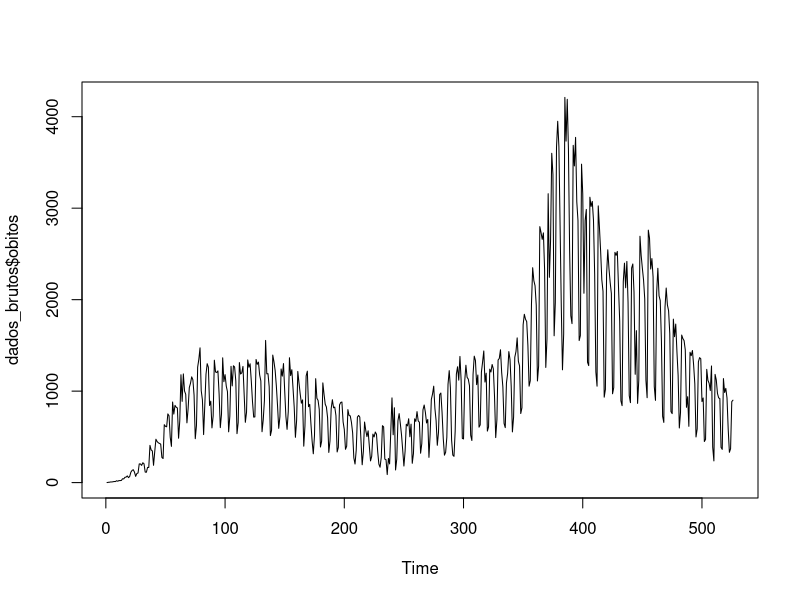
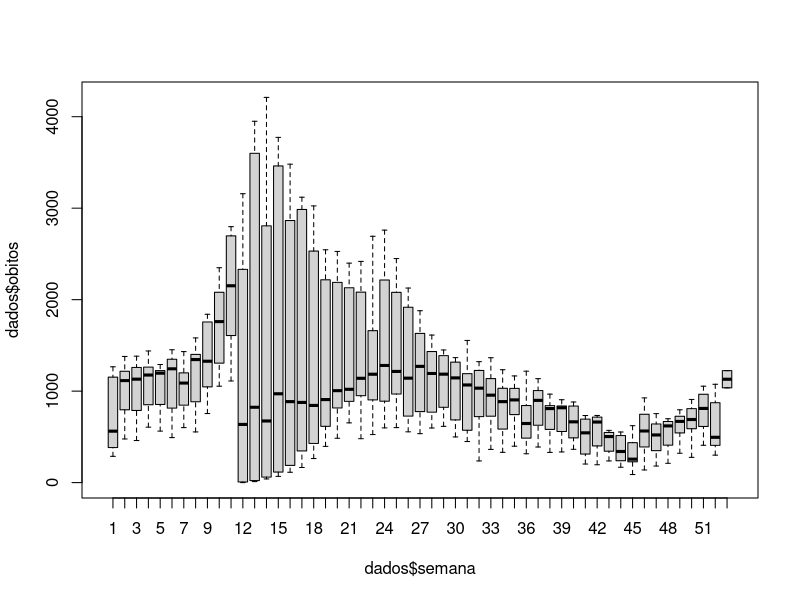

Source code (R) for these figures, in order:
rm(list = ls())

# Instalações dos pacotes --------------------------------------------------
#install.packages("readxl")


# Carregar pacotes --------------------------------------------------------
require(ggplot2)

dados_brutos = readxl::read_xlsx(
  "dados/Dados_Livro_Estatistica_e_CD/covid2.xlsx",
  sheet = "dados",
  col_types = c("date", "numeric", "numeric")
)

plot.ts(dados_brutos$obitos)

dados = dados_brutos |>
  dplyr::mutate(
    ano = lubridate::year(dia),
    mes = lubridate::month(dia, label = T),
    dia_semana = lubridate::wday(dia, label = T),
    semana = lubridate::week(dia),
    letalidade = (obitos/casos)*100) |>
  dplyr::relocate(dia, ano, mes, dia_semana, obitos, casos)

boxplot(dados$obitos~dados$semana)


